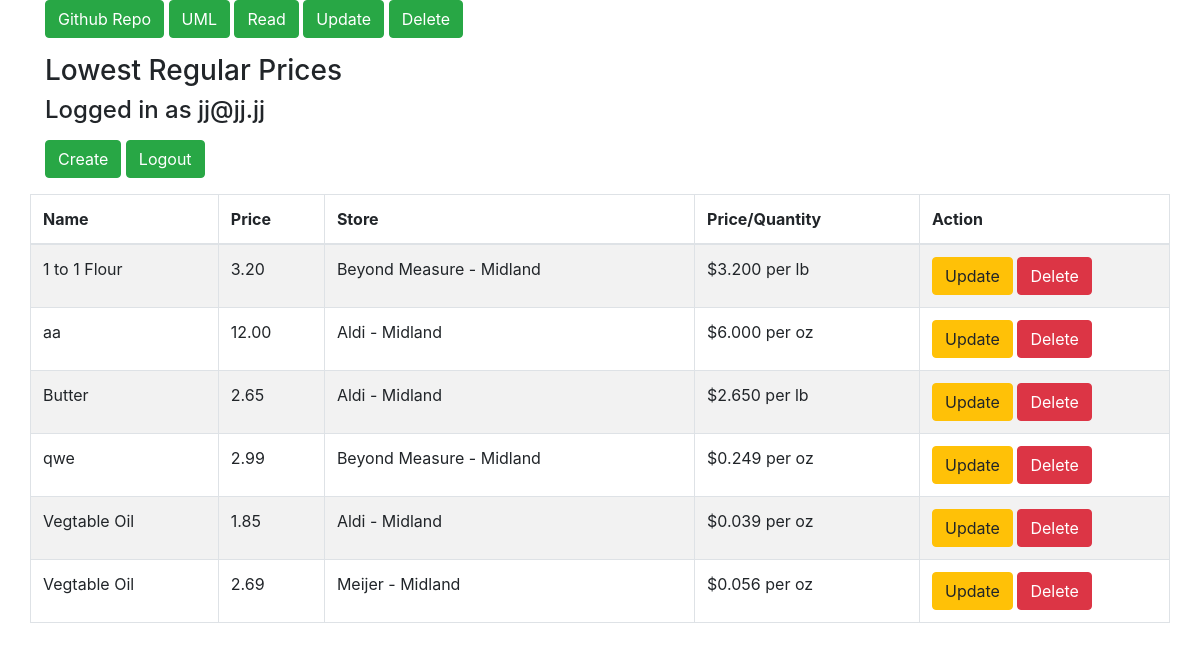
The app's page /Prog07/items.php (signed in) with its own data.
### tables this page shows
CREATE TABLE `lrp_items` (
  `item_id` int(11) NOT NULL,
  `item_name` varchar(50) NOT NULL,
  `item_price` decimal(5,2) NOT NULL,
  `store_id` int(11) NOT NULL,
  `item_quantity` double NOT NULL,
  `item_quantity_unit` varchar(10) NOT NULL,
  `item_ppq` double NOT NULL
);

CREATE TABLE `lrp_companies` (
  `company_id` int(11) NOT NULL,
  `company_name` varchar(50) NOT NULL
);

CREATE TABLE `lrp_stores` (
  `store_id` int(11) NOT NULL,
  `store_city` varchar(50) NOT NULL,
  `company_id` int(11) NOT NULL
);

### Prog07/items.class.php (the view, shortened to what this page needs)
<?php
class Items {
    public $username = "";
    private $title = "Lowest Regular Price";
    private $className = "items";
    function list_records() {
        echo "<!DOCTYPE html>
        <html>
            <head>
                <title>$this->title" . "s" . "</title>
                    ";
        echo "
                <meta charset='UTF-8'>
                <link href='https://stackpath.bootstrapcdn.com/bootstrap/4.1.2/css/bootstrap.min.css' rel='stylesheet'>
                <script src='https://stackpath.bootstrapcdn.com/bootstrap/4.1.2/js/bootstrap.min.js'></script>
                    ";
        echo "
            </head>
            <body>
                <div class='container'>
                    <a class='btn btn-success' href='https://github.com/jawsdaws/CIS355/tree/master/Prog02'>Github Repo</a>
                    <a class='btn btn-success' href='https://csis.svsu.edu/~jpdaws/CIS355/Prog02/uml.png'>UML</a>
                    <a class='btn btn-success' href='https://csis.svsu.edu/~jpdaws/CIS355/Prog02/read.png'>Read</a>
                    <a class='btn btn-success' href='https://csis.svsu.edu/~jpdaws/CIS355/Prog02/update.png'>Update</a>
                    <a class='btn btn-success' href='https://csis.svsu.edu/~jpdaws/CIS355/Prog02/delete.png'>Delete</a>
                    <p class='row'>
                        <h3>$this->title" . "s" . "</h3>
                        <h4>Logged in as " . "$this->username" . "</h4>
                    </p>
                    <p>
                        <a href='$this->className.php?fun=display_create_form' class='btn btn-success'>Create</a>
                        <a href='$this->className.php?fun=logout' class='btn btn-success'>Logout</a>
                    </p>
                    <div class='row'>
                        <table class='table table-striped table-bordered'>
                            <thead>
                                <tr>
                                    <th>Name</th>
                                    <th>Price</th>
                                    <th>Store</th>
                                    <th>Price/Quantity</th>
                                    <th>Action</th>
                                </tr>
                            </thead>
                            <tbody>
                    ";
        $pdo = Database::connect();
        $sql = "SELECT *
                FROM lrp_items
                NATURAL JOIN lrp_stores
                NATURAL JOIN lrp_companies
                ORDER BY item_name,item_ppq ASC";
        foreach ($pdo->query($sql) as $row) {
            echo "<tr>";
            echo "<td>". $row["item_name"] . "</td>";
            echo "<td>". money_format('$%i', $row["item_price"]) . "</td>";
            echo "<td>". $row["company_name"] . " - " . $row["store_city"] . "</td>";
            $ppq = number_format((float)$row["item_ppq"], 3, '.', '');
            echo "<td>\$$ppq per " . $row['item_quantity_unit'] . "</td>";
            echo "<td width=250>";
            echo "<a class='btn btn-warning' href='$this->className.php?fun=display_update_form&id=".$row["item_id"]."'>Update</a>";
            echo "<a class='btn btn-danger' href='$this->className.php?fun=display_delete_form&id=".$row["item_id"]."'>Delete</a>";
            echo "</td>";
            echo "</tr>";
        }
        echo "
                            </tbody>
                        </table>
                    </div>
                </div>
            </body>
        </html>
                    ";
    }
}

### records on screen
lrp_items: item_name "1 to 1 Flour", item_price "3.20", lrp_companies.company_name "Beyond Measure", store.store_city "Midland", item_ppq "3.200", item_quantity_unit "lb"
lrp_items: item_name "aa", item_price "12.00", lrp_companies.company_name "Aldi", store.store_city "Midland", item_ppq "6.000", item_quantity_unit "oz"
lrp_items: item_name "Butter", item_price "2.65", lrp_companies.company_name "Aldi", store.store_city "Midland", item_ppq "2.650", item_quantity_unit "lb"
lrp_items: item_name "qwe", item_price "2.99", lrp_companies.company_name "Beyond Measure", store.store_city "Midland", item_ppq "0.249", item_quantity_unit "oz"
lrp_items: item_name "Vegtable Oil", item_price "1.85", lrp_companies.company_name "Aldi", store.store_city "Midland", item_ppq "0.039", item_quantity_unit "oz"
lrp_items: item_name "Vegtable Oil", item_price "2.69", lrp_companies.company_name "Meijer", store.store_city "Midland", item_ppq "0.056", item_quantity_unit "oz"

### other values on screen
$this->title "Lowest Regular Price"
$this->username "jj@jj.jj"
